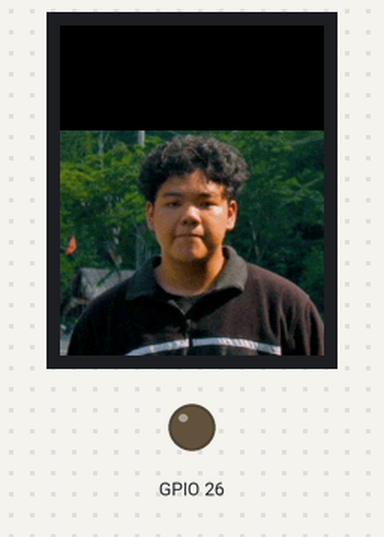
A program run on a simulated ESP32. On the bench: 176×220 colour display, output pins drawn as LEDs (lit = HIGH).

Above: at 1.5 s.
At 2.67 s:
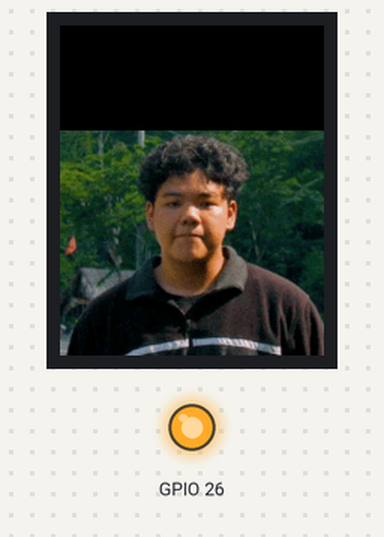
Timing chart, 0 to 130.0 s (numbered marks = the images above):
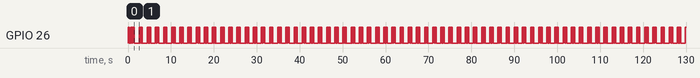

The program:

main.cpp
```cpp
#include <Arduino.h>
#include "pin_def.h"
#include "tft22_extended.h"
#include "image.h"

void setup(){
    io_pin::init();
    tft_lcd::init();
    tft_lcd::drawImage(0, 70, _176x220_bitmap, 0, 40);
}

void loop(){
    io_pin::set_indicator(0x2);
    delay(1000);
}
```

pin_def.h
```cpp
#ifndef _PIN_DEF_H_
#define _PIN_DEF_H_

#include <Arduino.h>

#pragma message(                                              \
    "\n--------***--------"                                   \
    "\nHello from ngxxfus,"                                   \
    "\n    This header file was made for quick blink LED,"    \
    "\nsplit all setup command into modules, this module for" \
    "\nset-up all things related to GPIO (I/O devices only!)."\
)

#define INDICATOR_LED 26
/// #define DEV_0 25
/// #define DEV_1 27

namespace io_pin
{
    /// Blink led to indicate error.
    /// \param err_code error code
    /// \note Based on your rule about error, in this function,
    /// the Value(err_code) is the number of times the LED will be "blink".
    /// For each "blink" period, the led will be turned off for 50ms
    /// then on 200ms then off 50ms.
    void set_indicator(int err_code = 0)
    {
        ++err_code;
        while (err_code--)
        {
            digitalWrite(INDICATOR_LED, LOW);
            delay(50);
            digitalWrite(INDICATOR_LED, HIGH);
            delay(200);
            digitalWrite(INDICATOR_LED, LOW);
            delay(50);
        }
    }

    void init()
    {
        pinMode(INDICATOR_LED, OUTPUT);
        io_pin::set_indicator(0x0);
    }
}
#endif
```

tft22_extended.h
```cpp
#ifndef _TFT22_EXTENDED_H_
#define _TFT22_EXTENDED_H_

#pragma message("\
\n--------***--------\
\nHello from ngxxfus,\n\
    This header file have packaged again from TFT_22_ILI9225 \nlib. \
For add some notes and functions :v.\n\
\
The dependencies (PlatformIO.ini):\n\
    lib_deps = \n\
        adafruit/DHT sensor library@^1.4.6\n\
        adafruit/Adafruit Unified Sensor@^1.1.14\n\
        SPI\n\
        nkawu/TFT 22 ILI9225@^1.4.5\n\
" \
                "The connections:\n\
    LCD-TFT (slave)     ESP32 (master)\n\
    VCC                 VIN (5V)\n\
    GND                 GND\n\
    CLK                 HSPI-CLK  (GPIO14)\n\
    SDA                 HSPI-MOSI (GPIO13)\n\
    RS                  (any GPIO)\n\
    RST                 (any GPIO)\n\
    CS                  HSPI-CS (GPIO15)\n"\
)


#include "SPI.h"
#include "TFT_22_ILI9225.h"
#include <../fonts/FreeSans12pt7b.h>
#include <../fonts/FreeSans24pt7b.h>
#include <../fonts/FreeMono9pt7b.h>

#define TFT_RST 2
#define TFT_RS 4
#define TFT_CS 15
#define TFT_LED 0
#define TFT_BRIGHTNESS 200

namespace tft_lcd{

    SPIClass hspi(HSPI);
    TFT_22_ILI9225 tft = TFT_22_ILI9225(
        TFT_RST,
        TFT_RS,
        TFT_CS,
        TFT_LED,
        TFT_BRIGHTNESS);

    ///Initial hspi, tft
    /// @param Orientation orientation, 0=portrait, 1=right rotated landscape, 2=reverse portrait, 3=left rotated landscape
    /// @param BackgroundColor BackgroundColor,16bit-color to set the color of background
    void init(
        uint8_t Orientation = 0,
        uint16_t BackgroundColor = 0x0
    ){
        hspi.begin();
        tft.begin(hspi);
        tft.setGFXFont(&FreeMono9pt7b);
        tft.setBackgroundColor(BackgroundColor);
        tft.clear();
        tft.setOrientation(Orientation);
    }

    /// Draw an black rec onto TFT 2.2" screen.
    /// Note:
    /// @param line line         : 0 -> ... (row)
    /// @param line_height line_height         : 0 -> ... (row)
    /// @param line&line_height line+line_height < 220
    void clearln(
        uint16_t line,
        uint16_t line_height = 0xf,
        uint16_t filled_color = 0x0
    ){
        for(uint16_t x = 0; x < 176; ++x)
            for(uint16_t y = (line+1)*line_height+1; y > line*line_height+1; --y)
                tft.drawPixel(x, y, filled_color);
    }


    ///  Draw an image onto TFT 2.2" screen
    /// @param X  X : 0->175 (column)
    /// @param y : 0->219 (row)
    /// @param Image 16bit-array
    /// \note Max(Size(Image)) = wxh = 176x220
    /// \note Size(Image) >= img_w*img_h
    /// \note Drawing direction: from top-left -> botom-right.
    /// \note Image to 16bit-array: https:///javl.github.io/image2cpp/.
    void drawImage(
        uint16_t X, uint16_t Y,
        uint16_t* image,
        uint16_t img_x = 0, uint16_t img_y = 0,
        uint16_t img_w = 176, uint16_t img_h = 220
    ){
        if( X >= tft.maxX() || Y >= tft.maxY()  ||\
            img_w > 176     || img_h > 220      ||\
            img_w < img_x+X  || img_h < img_y+Y
        ) return;

        for(uint16_t x = 0; x < img_w-img_x-X; ++x){
            for(uint16_t y = 0; y < img_h-img_x-Y; ++y){
                tft.drawPixel(X+x, Y+y, image[(y+img_y)*img_w+(x+img_x)]);
            }
        }
    }

    /// Clear all screen
    inline void clear(){
        tft.clear();
    }

    /// Print a msg into a line in tft screen.
    /// @param line the row (line) on tft screen (start from 0)
    /// @param msg the msg will be printed  onto tft screen
    /// @param text_color the color of msg, 16bit-color
    /// @param line_height the distance between to line(row)
    /// \note  + The limit range of row: [0, 180/line_height]
    /// \note  + The limit of msg size: 16 characters
    /// \note  + If line_height is too small, the lines can be overlapped each other!
    template<class T>
    void println(
        uint16_t line,
        T msg,
        uint16_t text_color = 0x46f0,
        uint16_t line_height = 0x000f
    )
    {
        tft.drawGFXText(0, (line+1)*line_height, String(msg), text_color);
    }
}

#endif
```

Source omitted: image.h (data table, 312258 bytes)

Measured:
- by itself, GPIO 26: repeats every 1.9 s: 2 × (HIGH 0.20 s, LOW 0.10 s), HIGH 0.20 s, LOW 1.1 s
